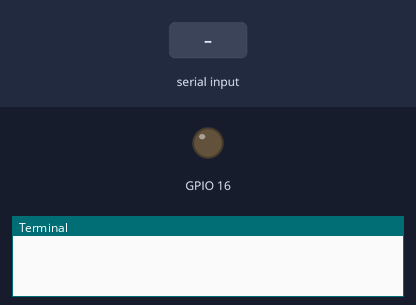
The program below on a simulated Raspberry Pi (BCM pin numbers). On the bench: output pins drawn as LEDs (lit = HIGH), the last lines printed to the terminal. Inputs (shaded band) come from the test bench.

Above: at 1.2 s.
1.3 s: "ON" typed at the terminal, then Enter
At 2.5 s:
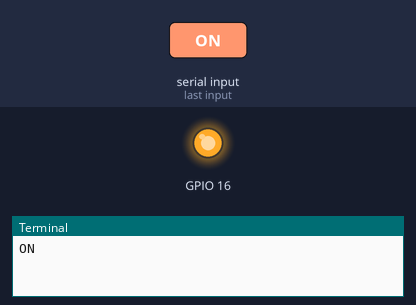
2.8 s: "OFF" typed at the terminal, then Enter
At 3.6 s:
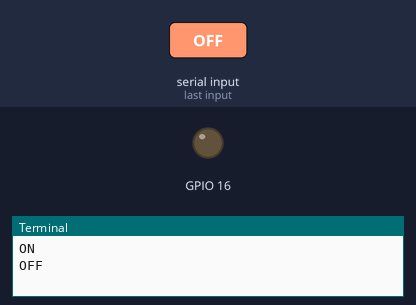
Timing chart, 0 to 5.8 s (numbered marks = the images above; inputs shaded):
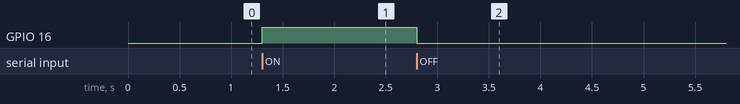

The program:

conveyor_motor.py
```python
import RPi.GPIO as GPIO
import time

GPIO.setmode (GPIO.BCM)

GPIO.setup(16,GPIO.OUT)

while True:
    val=input()
    if val=="ON":
        GPIO.output(16,True)
    elif val=="OFF":
        GPIO.output(16,False)

GPIO.cleanup()


# # GPIO.setup(20,GPIO.OUT)
# # GPIO.setup(21,GPIO.OUT)
#
# pwm=GPIO.PWM(16, 100)
#
# while True:
#     pwm.start(10)
#     GPIO.output(21,True)
#     GPIO.output(20,False)
#     GPIO.output(16,True)
#     pwm.ChangeDutyCycle(100)
#     GPIO.output(21,True)
#     GPIO.output(20,False)
#     GPIO.output(16,True)
#     time.sleep(20)
#     GPIO.output(16,False)
#
#     pwm.stop()
# GPIO.cleanup()

    
```

Measured:
- after the input at 1.3 s, GPIO 16: LOW → HIGH at once
- after the input at 2.8 s, GPIO 16: HIGH → LOW at once
